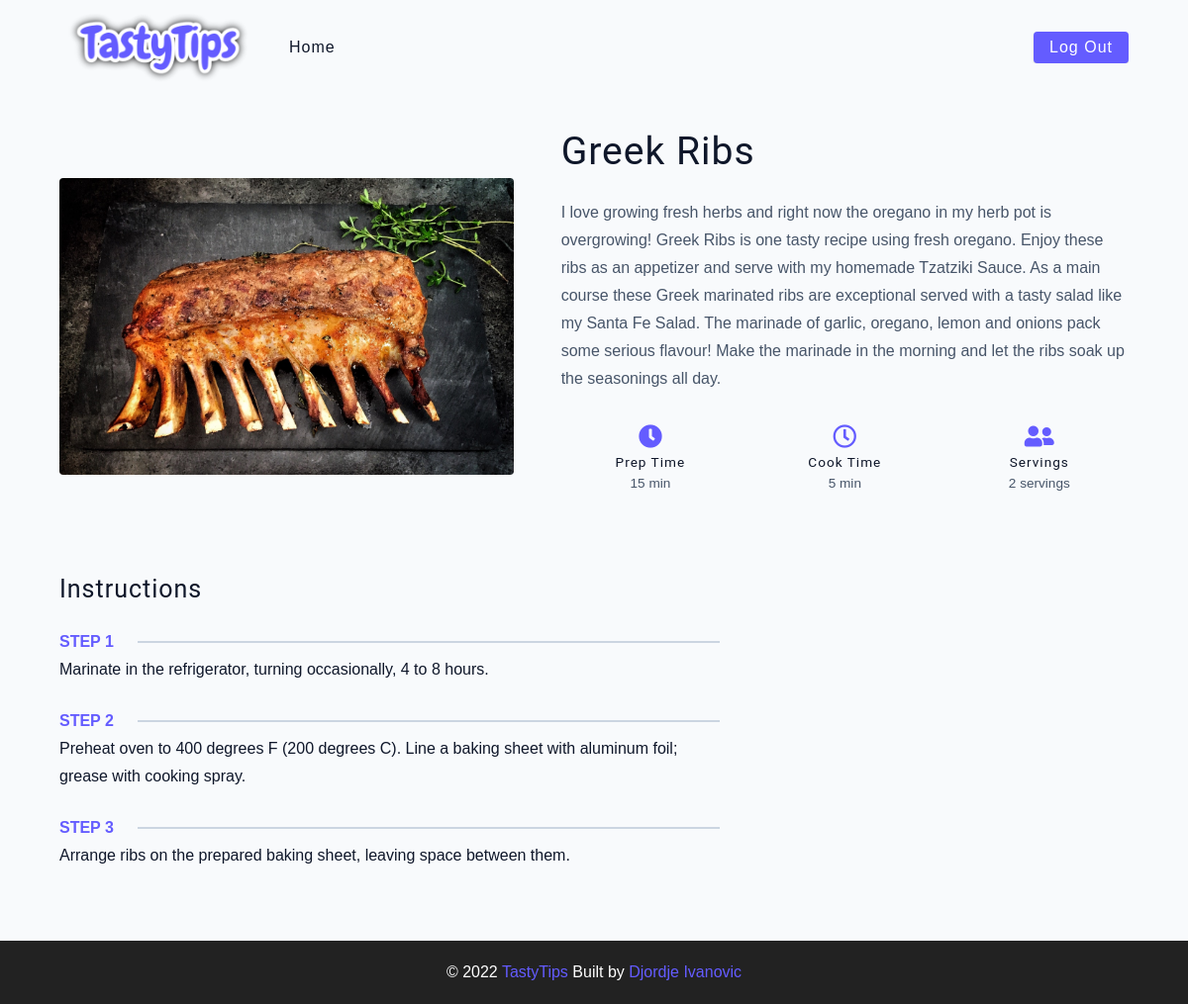
Page /single_recipe.php?recipe_id=2 (signed in) on the committed database.
### tables this page shows
CREATE TABLE `recipe` (
  `id` int(11) UNSIGNED NOT NULL,
  `name` varchar(255) NOT NULL,
  `prep_time` int(11) NOT NULL,
  `cook_time` int(11) NOT NULL,
  `num_of_servings` int(11) NOT NULL,
  `step_one` varchar(255) NOT NULL,
  `step_two` varchar(255) NOT NULL,
  `step_three` varchar(255) NOT NULL,
  `description` text NOT NULL,
  `image` varchar(255) NOT NULL,
  `user_id` int(10) UNSIGNED NOT NULL
);

### models/Recipe.php (called while the page is built, shortened)
<?php
class Recipe
{
    function __construct($id = null, $name, $prepTime, $cookTime, $num_of_servings, $stepOne, $stepTwo, $stepThree, $description, $imageName, $user_id)
    {
        $this->name = $name;
        $this->prepTime = $prepTime;
        $this->cookTime = $cookTime;
        $this->num_of_servings = $num_of_servings;
        $this->stepOne = $stepOne;
        $this->stepTwo = $stepTwo;
        $this->stepThree = $stepThree;
        $this->description =  $description;
        $this->imageName = $imageName;
    }
    static function getById(mysqli $conn, $id)
    {
        $sql = "SELECT * FROM recipe WHERE id = ?";
        $stmt = $conn->prepare($sql);
        $stmt->bind_param("i", $id);
        $success = $stmt->execute();
        if ($success) {
            $res = $stmt->get_result();
            $array_res = $res->fetch_array();
            $recipe = new Recipe(
                $array_res['id'],
                $array_res['name'],
                $array_res['prep_time'],
                $array_res['cook_time'],
                $array_res['num_of_servings'],
                $array_res['step_one'],
                $array_res['step_two'],
                $array_res['step_three'],
                $array_res['description'],
                $array_res['image'],
                $array_res['user_id']
            );
            return $recipe;
        }
        return false;
    }
}

### single_recipe.php (the view, shortened to what this page needs)
<?php
require 'models/Recipe.php';
require 'db_connection.php';
$recipe = Recipe::getById($conn, $_GET['recipe_id']);
?>
<!DOCTYPE html>
<html lang="en">
<head>
  <link rel="stylesheet" href="./css/normalize.css" />
  <link rel="stylesheet" href="https://cdnjs.cloudflare.com/ajax/libs/font-awesome/5.14.0/css/all.min.css" />
  <link rel="stylesheet" href="./css/index.css" />
</head>
<body>
  <nav class="navbar">
    <div class="nav-center">
      <div class="nav-header">
        <a href="index.php" class="nav-logo">
          <img src="./assets/logo.png" alt="simply recipes" />
        </a>
      </div>
      <div class="nav-links">
        <a href="index.php" class="nav-link">Home</a>
        <div class="nav-link logout-link">
          <a href="logout.php" class="btn">Log out</a>
        </div>
      </div>
    </div>
  </nav>
  <main class="page">
    <section class="recipe-hero">
      <img src="./assets/recipes/<?php echo $recipe->imageName ?>" class="img recipe-hero-img" alt="" />
      <article>
        <h2><?php echo $recipe->name ?></h2>
        <p>
          <?php echo $recipe->description ?>
        </p>
        <div class="recipe-icons">
          <article>
            <i class="fas fa-clock"></i>
            <h5>prep time</h5>
            <p><?php echo $recipe->prepTime ?> min</p>
          </article>
          <article>
            <i class="far fa-clock"></i>
            <h5>cook time</h5>
            <p><?php echo $recipe->cookTime ?> min</p>
          </article>
          <article>
            <i class="fas fa-user-friends"></i>
            <h5>servings</h5>
            <p><?php echo $recipe->num_of_servings ?> servings</p>
          </article>
        </div>
      </article>
    </section>
    <section class="recipe-content">
      <article>
        <h4>instructions</h4>
        <div class="single-instruction">
          <header>
            <p>step 1</p>
            <div></div>
          </header>
          <p>
            <?php echo $recipe->stepOne ?>
          </p>
          <div class="single-instruction">
            <header>
              <p>step 2</p>
              <div></div>
            </header>
            <p>
              <?php echo $recipe->stepTwo ?>
            </p>
            <div class="single-instruction">
              <header>
                <p>step 3</p>
                <div></div>
              </header>
              <p>
                <?php echo $recipe->stepThree ?>
              </p>
            </div>
      </article>
      <article class="second-column"></article>
    </section>
  </main>
  <footer class="page-footer">
    <p>
      &copy; <span id="date"></span>
      <span class="footer-logo">TastyTips</span>
      Built by
      <a href="https://github.com/Djolee00?tab=repositories">Djordje Ivanovic</a>
    </p>
  </footer>
</body>
</html>

### rows in the picture
recipe: image (picture), name "Greek Ribs", description "I love growing fresh herbs and right now the oregano in my herb pot is overgrowing! Greek Ribs is one tasty recipe using fresh oregano. Enjoy these ribs as an appetizer and serve with my homemade Tzatziki Sauce. As a main course these Greek marinated ribs are exceptional served with a tasty salad like my Santa Fe Salad. The marinade of garlic, oregano, lemon and onions pack some serious flavour! Make the marinade in the morning and let the ribs soak up the seasonings all day.", prep_time "15", cook_time "5", num_of_servings "2", step_one "Marinate in the refrigerator, turning occasionally, 4 to 8 hours.", step_two "Preheat oven to 400 degrees F (200 degrees C). Line a baking sheet with aluminum foil; grease with cooking spray.", step_three "Arrange ribs on the prepared baking sheet, leaving space between them."
